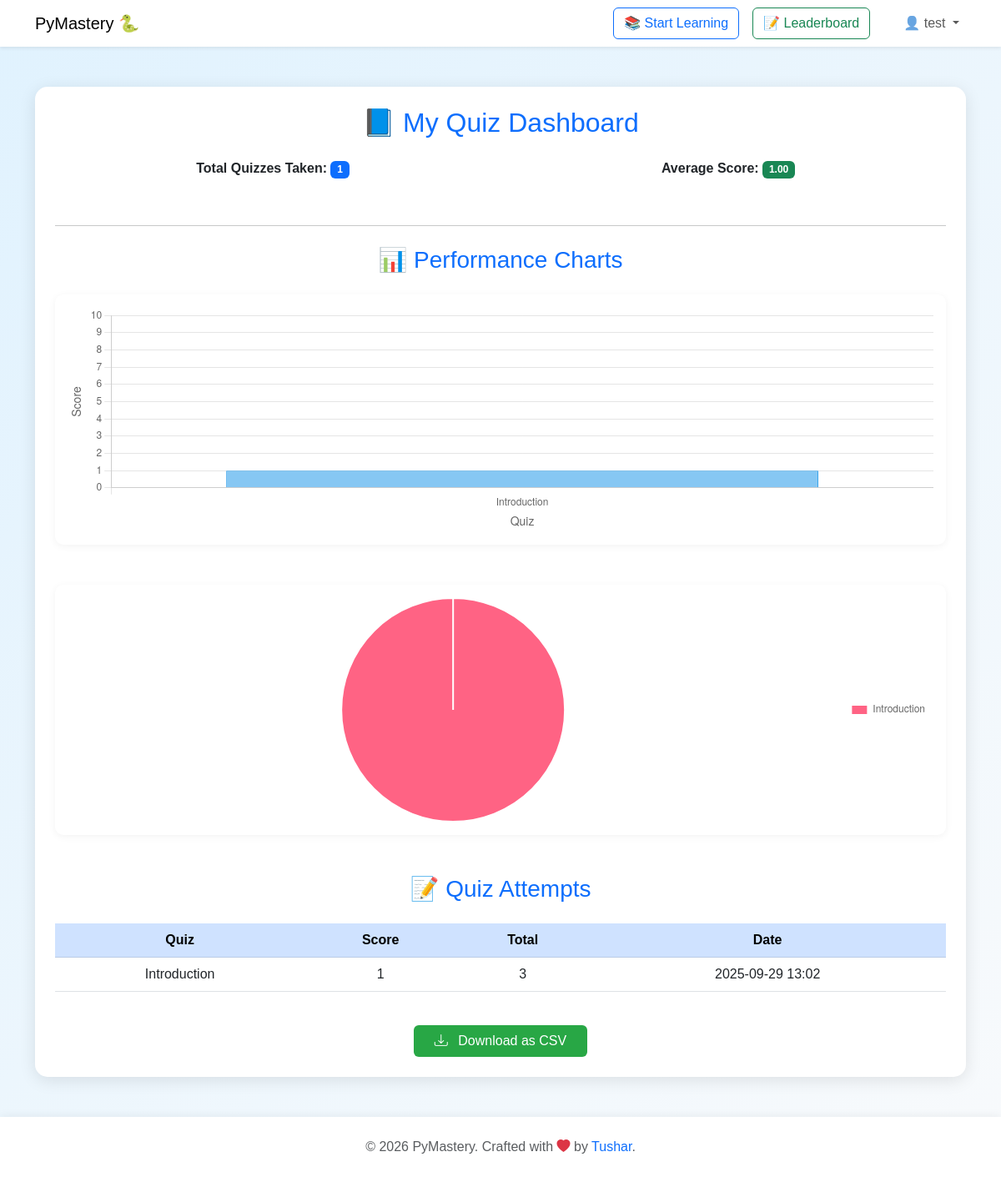
Before: /my-quiz-history/ (signed in) with the older database file.
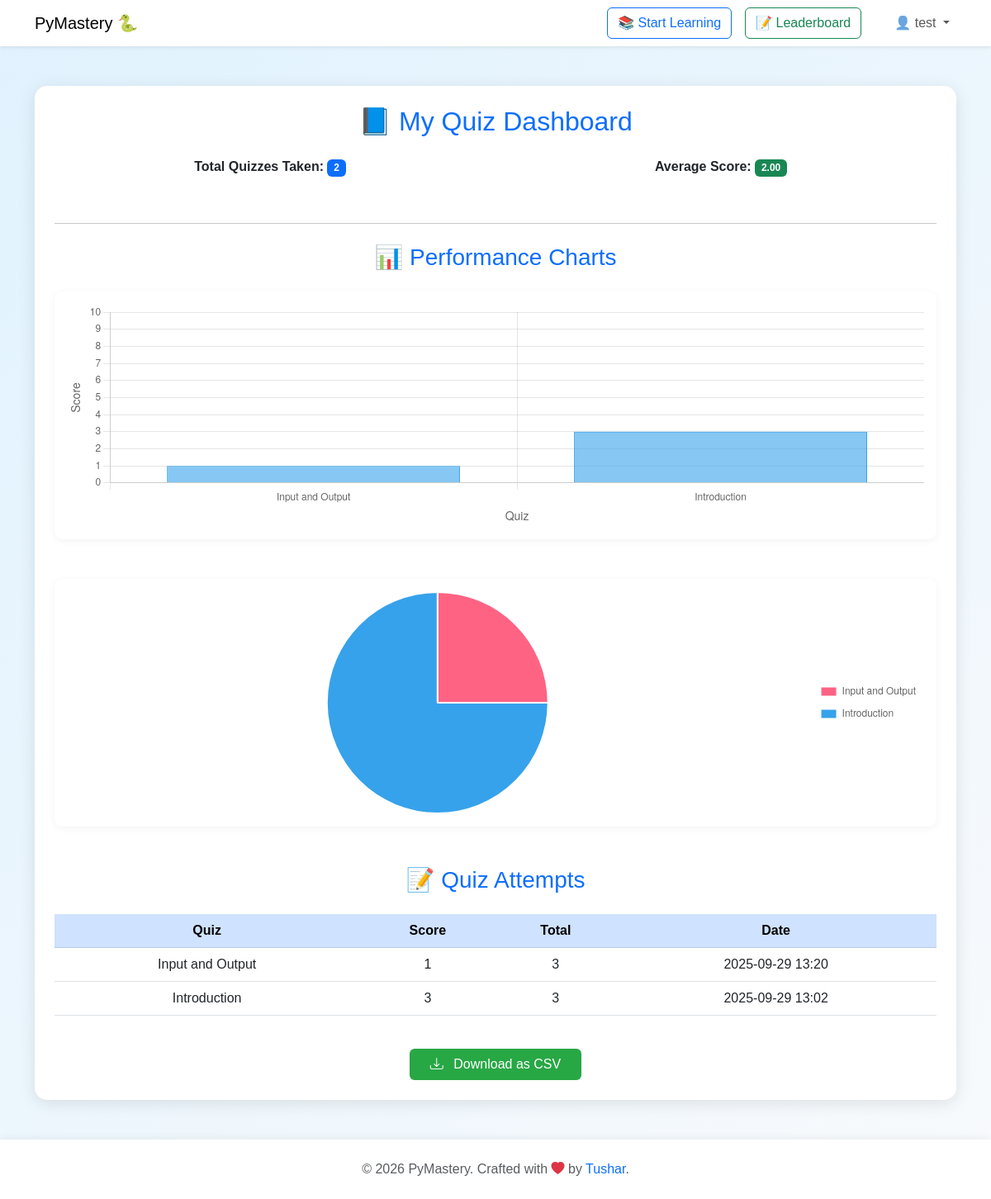
After: the same page with the newer database file.
### core/models.py (models this page shows, shortened)
class QuizResult(models.Model):
    user = models.ForeignKey(User, on_delete=models.CASCADE)
    lesson = models.ForeignKey(Lesson, on_delete=models.CASCADE)
    difficulty = models.CharField(max_length=20)
    score = models.IntegerField()
    total = models.IntegerField()
    submitted_at = models.DateTimeField(auto_now_add=True)

class Lesson(models.Model):
    course = models.ForeignKey(Course, on_delete=models.CASCADE, related_name='lessons')
    title = models.CharField(max_length=200)
    content = models.TextField()
    order = models.PositiveIntegerField(default=0)

### core/views.py (the view)
# urls.py: path('my-quiz-history/', views.my_quiz_history, name='my_quiz_history'),
@login_required
def my_quiz_history(request):
    results = QuizResult.objects.filter(user=request.user)\
                .select_related('lesson')\
                .order_by('-submitted_at')
    analytics = QuizResult.objects.filter(user=request.user).aggregate(
        avg_score=Avg('score'),
        total_quizzes=Count('id')
    )
    chart_data = [
        {'quiz__title': r.lesson.title, 'score': r.score}
        for r in results
    ]
    results_as_dict = [
        {
            'lesson': {'title': r.lesson.title},
            'score': r.score,
            'total': r.total,
            'submitted_at': r.submitted_at.isoformat()
        }
        for r in results
    ]
    return render(request, 'core/my_quiz_history.html', {
        'results': results,
        'analytics': analytics,
        'chart_data': json.dumps(chart_data, cls=DjangoJSONEncoder),
        'results_json': json.dumps(results_as_dict, cls=DjangoJSONEncoder),  # ✅ Needed for CSV
    })

### core/templates/core/my_quiz_history.html (shortened to what this page needs)
{% load static %}
<!DOCTYPE html>
<html lang="en">
<head>
  <link href="https://cdn.jsdelivr.net/npm/bootstrap@5.3.0/dist/css/bootstrap.min.css" rel="stylesheet" />
  <link href="https://cdn.jsdelivr.net/npm/bootstrap-icons@1.10.5/font/bootstrap-icons.css" rel="stylesheet" />
</head>
<body>
<nav class="navbar navbar-expand-lg navbar-light bg-white shadow-sm">
    <div class="container">
      <a class="navbar-brand" href="{% url 'home' %}">PyMastery 🐍</a>
      <div class="collapse navbar-collapse" id="navbarSupportedContent">
        <ul class="navbar-nav ms-auto mb-2 mb-lg-0 align-items-center">
          <li class="nav-item me-3">
            <a class="btn btn-outline-primary" href="{% url 'course_list' %}">📚 Start Learning</a>
          </li>
          <li class="nav-item me-3">
            <a class="btn btn-outline-success" href="{% url 'leaderboard' %}">📝 Leaderboard</a>
          </li>
            {% if user.is_authenticated %}
            <li class="nav-item dropdown ms-3">
              <a class="nav-link dropdown-toggle" href="#" id="userDropdown" role="button" data-bs-toggle="dropdown" aria-expanded="false">
              👤 {{ user.username }}
              </a>
            </li>
          {% else %}
            <li class="nav-item me-2"><a class="nav-link" href="{% url 'login' %}">Login</a></li>
            <li class="nav-item"><a class="nav-link" href="{% url 'signup' %}">Sign Up</a></li>
          {% endif %}
        </ul>
      </div>
    </div>
  </nav>
<main class="container my-5">
  <div class="card p-4 fade-in">
    <h2 class="text-center text-primary mb-4">📘 My Quiz Dashboard</h2>
    <div class="row text-center mb-4">
      <div class="col-md-6">
        <p class="mb-2"><strong>Total Quizzes Taken:</strong> <span class="badge bg-primary">{{ analytics.total_quizzes }}</span></p>
      </div>
      <div class="col-md-6">
        <p class="mb-2"><strong>Average Score:</strong> <span class="badge bg-success">{{ analytics.avg_score|floatformat:2 }}</span></p>
      </div>
    </div>
    <hr class="my-4">
    <h3 class="text-center text-primary mb-4">📊 Performance Charts</h3>
    <div class="chart-container mb-5" style="height: 300px;">
      <canvas id="scoreBarChart"></canvas>
    </div>
    <div class="chart-container" style="height: 300px;">
      <canvas id="scorePieChart"></canvas>
    </div>
    <h3 class="text-center text-primary mt-5 mb-4">📝 Quiz Attempts</h3>
    <div class="overflow-x-auto">
      <table class="table table-hover align-middle text-center">
        <thead class="table-primary">
          <tr>
            <th>Quiz</th>
            <th>Score</th>
            <th>Total</th>
            <th>Date</th>
          </tr>
        </thead>
        <tbody>
          {% for result in results %}
          <tr data-bs-toggle="tooltip" title="Score: {{ result.score }}/{{ result.total }}">
            <td>{{ result.lesson.title }}</td>
            <td>{{ result.score }}</td>
            <td>{{ result.total }}</td>
            <td>{{ result.submitted_at|date:"Y-m-d H:i" }}</td>
          </tr>
          {% empty %}
          <tr>
            <td colspan="4" class="p-4 text-center text-muted">No quiz attempts found.</td>
          </tr>
          {% endfor %}
        </tbody>
      </table>
    </div>
    <div class="text-center mt-4">
      <button class="btn btn-download px-4" id="downloadBtn">
        <i class="bi bi-download me-2"></i> Download as CSV
      </button>
    </div>
  </div>
</main>
<footer class="text-center py-4">
    <p class="mb-0 text-muted">
      © {% now "Y" %} PyMastery. Crafted with <i class="bi bi-heart-fill text-danger"></i> by
      <a href="https://github.com/tushar-kumar-9354" target="_blank" rel="noopener" class="text-decoration-none text-primary">Tushar</a>.
    </p>
  </footer>
</body>
</html>

Changed rows visible on the page:
added QuizResult: lesson "Input and Output", score "1", total "3", submitted_at "2025-09-29 13:20"
changed QuizResult "Introduction": score "1" → "3"
Other visible differences:
{{ analytics.total_quizzes }}: "1" → "2"
{{ analytics.avg_score|floatformat:2 }}: "1.00" → "2.00"
chart data {{ chart_data|safe }}: [{"quiz__title": "Introduction", "score": 1}] → [{"quiz__title": "Input and Output", "score": 1}, {"quiz__title": "Introduction", "score": 3}]
